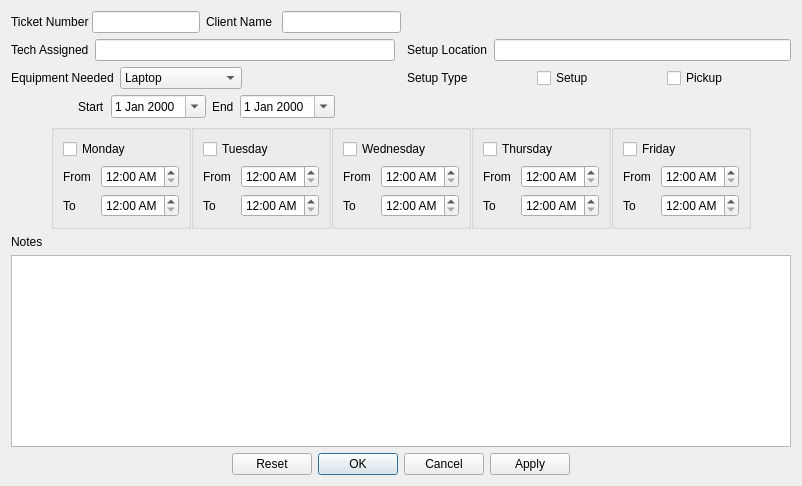
     <widget class="QWidget" name="weeklyInstanceBookings">
      <attribute name="title">
       <string>Weekly Bookings </string>
      </attribute>
      <layout class="QGridLayout" name="gridLayout">
       <item row="0" column="0" colspan="2">
        <layout class="QHBoxLayout" name="horizontalLayout_36">
         <item>
          <layout class="QHBoxLayout" name="horizontalLayout_17">
           <property name="spacing">
            <number>0</number>
           </property>
           <item>
            <widget class="QLabel" name="label_25">
             <property name="sizePolicy">
              <sizepolicy hsizetype="Fixed" vsizetype="Fixed">
               <horstretch>0</horstretch>
               <verstretch>0</verstretch>
              </sizepolicy>
             </property>
             <property name="text">
              <string>Ticket Number </string>
             </property>
            </widget>
           </item>
           <item>
            <widget class="QLineEdit" name="wb_ticketNumInput">
             <property name="sizePolicy">
              <sizepolicy hsizetype="Fixed" vsizetype="Fixed">
               <horstretch>0</horstretch>
               <verstretch>0</verstretch>
              </sizepolicy>
             </property>
            </widget>
           </item>
          </layout>
         </item>
         <item>
          <layout class="QHBoxLayout" name="horizontalLayout_19">
           <item>
            <widget class="QLabel" name="label_24">
             <property name="sizePolicy">
              <sizepolicy hsizetype="Fixed" vsizetype="Fixed">
               <horstretch>0</horstretch>
               <verstretch>0</verstretch>
              </sizepolicy>
             </property>
             <property name="text">
              <string>Client Name </string>
             </property>
            </widget>
           </item>
           <item>
            <widget class="QLineEdit" name="wb_clientNameInput">
             <property name="sizePolicy">
              <sizepolicy hsizetype="Expanding" vsizetype="Fixed">
               <horstretch>0</horstretch>
               <verstretch>0</verstretch>
              </sizepolicy>
             </property>
             <property name="cursor">
              <cursorShape>IBeamCursor</cursorShape>
             </property>
            </widget>
           </item>
          </layout>
         </item>
        </layout>
       </item>
       <item row="1" column="0">
        <layout class="QHBoxLayout" name="horizontalLayout_18">
         <item>
          <widget class="QLabel" name="label_36">
           <property name="text">
            <string>Tech Assigned</string>
           </property>
          </widget>
         </item>
         <item>
          <widget class="QLineEdit" name="wb_techAssignedInput"/>
         </item>
        </layout>
       </item>
       <item row="1" column="2">
        <layout class="QHBoxLayout" name="horizontalLayout_20">
         <item>
          <widget class="QLabel" name="label_52">
           <property name="text">
            <string>Setup Location</string>
           </property>
          </widget>
         </item>
         <item>
          <widget class="QLineEdit" name="wb_setupLocationInput">
           <property name="enabled">
            <bool>true</bool>
           </property>
           <property name="sizePolicy">
            <sizepolicy hsizetype="Expanding" vsizetype="Fixed">
             <horstretch>0</horstretch>
             <verstretch>0</verstretch>
            </sizepolicy>
           </property>
           <property name="focusPolicy">
            <enum>Qt::TabFocus</enum>
           </property>
          </widget>
         </item>
        </layout>
       </item>
       <item row="2" column="0" colspan="2">
        <layout class="QHBoxLayout" name="horizontalLayout_21">
         <item>
          <widget class="QLabel" name="label_68">
           <property name="sizePolicy">
            <sizepolicy hsizetype="Fixed" vsizetype="Fixed">
             <horstretch>0</horstretch>
             <verstretch>0</verstretch>
            </sizepolicy>
           </property>
           <property name="text">
            <string>Equipment Needed</string>
           </property>
          </widget>
         </item>
         <item>
          <widget class="QComboBox" name="wb_equipment">
           <property name="sizePolicy">
            <sizepolicy hsizetype="Fixed" vsizetype="Fixed">
             <horstretch>0</horstretch>
             <verstretch>0</verstretch>
            </sizepolicy>
           </property>
           <item>
            <property name="text">
             <string>Laptop</string>
            </property>
           </item>
           <item>
            <property name="text">
             <string>Projector</string>
            </property>
           </item>
           <item>
            <property name="text">
             <string>Screen</string>
            </property>
           </item>
           <item>
            <property name="text">
             <string>Speaker</string>
            </property>
           </item>
           <item>
            <property name="text">
             <string>Microphone(PC)</string>
            </property>
           </item>
           <item>
            <property name="text">
             <string>VGA Cable </string>
            </property>
           </item>
           <item>
            <property name="text">
             <string>Extension/Surge</string>
            </property>
           </item>
           <item>
            <property name="text">
             <string>DVD Player</string>
            </property>
           </item>
           <item>
            <property name="text">
             <string>VCR</string>
            </property>
           </item>
           <item>
            <property name="text">
             <string>21' Monitor</string>
            </property>
           </item>
           <item>
            <property name="text">
             <string>PA System</string>
            </property>
           </item>
           <item>
            <property name="text">
             <string>Video Recording</string>
            </property>
           </item>
           <item>
            <property name="text">
             <string>Doc Cam</string>
            </property>
           </item>
           <item>
            <property name="text">
             <string>Microphone (AV)</string>
            </property>
           </item>
           <item>
            <property name="text">
             <string>Plasma Screens</string>
            </property>
           </item>
           <item>
            <property name="text">
             <string>New Item</string>
            </property>
           </item>
          </widget>
         </item>
         <item>
          <spacer name="horizontalSpacer_6">
           <property name="orientation">
            <enum>Qt::Horizontal</enum>
           </property>
           <property name="sizeHint" stdset="0">
            <size>
             <width>40</width>
             <height>20</height>
            </size>
           </property>
          </spacer>
         </item>
        </layout>
       </item>
       <item row="2" column="2">
        <layout class="QHBoxLayout" name="horizontalLayout_23">
         <item>
          <widget class="QLabel" name="label_69">
           <property name="text">
            <string>Setup Type</string>
           </property>
          </widget>
         </item>
         <item>
          <widget class="QCheckBox" name="wb_setup">
           <property name="text">
            <string>Setup </string>
           </property>
          </widget>
         </item>
         <item>
          <widget class="QCheckBox" name="wb_pickup">
           <property name="text">
            <string>Pickup</string>
           </property>
          </widget>
         </item>
        </layout>
       </item>
       <item row="3" column="0" colspan="2">
        <layout class="QHBoxLayout" name="horizontalLayout_22" stretch="0,0,0,0,0,0">
         <property name="sizeConstraint">
          <enum>QLayout::SetDefaultConstraint</enum>
         </property>
         <item>
          <spacer name="horizontalSpacer_3">
           <property name="orientation">
            <enum>Qt::Horizontal</enum>
           </property>
           <property name="sizeHint" stdset="0">
            <size>
             <width>40</width>
             <height>20</height>
            </size>
           </property>
          </spacer>
         </item>
         <item>
          <widget class="QLabel" name="label_37">
           <property name="sizePolicy">
            <sizepolicy hsizetype="Fixed" vsizetype="Preferred">
             <horstretch>0</horstretch>
             <verstretch>0</verstretch>
            </sizepolicy>
           </property>
           <property name="text">
            <string>Start</string>
           </property>
          </widget>
         </item>
         <item>
          <widget class="QDateEdit" name="wb_dateStart">
           <property name="sizePolicy">
            <sizepolicy hsizetype="Fixed" vsizetype="Fixed">
             <horstretch>0</horstretch>
             <verstretch>0</verstretch>
            </sizepolicy>
           </property>
           <property name="calendarPopup">
            <bool>true</bool>
           </property>
          </widget>
         </item>
         <item>
          <widget class="QLabel" name="label_38">
           <property name="sizePolicy">
            <sizepolicy hsizetype="Fixed" vsizetype="Preferred">
             <horstretch>0</horstretch>
             <verstretch>0</verstretch>
            </sizepolicy>
           </property>
           <property name="text">
            <string>End</string>
           </property>
          </widget>
         </item>
         <item>
          <widget class="QDateEdit" name="wb_dateEnd">
           <property name="sizePolicy">
            <sizepolicy hsizetype="Fixed" vsizetype="Fixed">
             <horstretch>0</horstretch>
             <verstretch>0</verstretch>
            </sizepolicy>
           </property>
           <property name="calendarPopup">
            <bool>true</bool>
           </property>
          </widget>
         </item>
         <item>
          <spacer name="horizontalSpacer_5">
           <property name="orientation">
            <enum>Qt::Horizontal</enum>
           </property>
           <property name="sizeHint" stdset="0">
            <size>
             <width>40</width>
             <height>20</height>
            </size>
           </property>
          </spacer>
         </item>
        </layout>
       </item>
       <item row="4" column="0" colspan="3">
        <layout class="QHBoxLayout" name="horizontalLayout_24">
         <property name="spacing">
          <number>0</number>
         </property>
         <item>
          <spacer name="horizontalSpacer_7">
           <property name="orientation">
            <enum>Qt::Horizontal</enum>
           </property>
           <property name="sizeHint" stdset="0">
            <size>
             <width>40</width>
             <height>20</height>
            </size>
           </property>
          </spacer>
         </item>
         <item>
          <widget class="QGroupBox" name="groupBox_6">
           <property name="sizePolicy">
            <sizepolicy hsizetype="Fixed" vsizetype="Preferred">
             <horstretch>0</horstretch>
             <verstretch>0</verstretch>
            </sizepolicy>
           </property>
           <property name="title">
            <string/>
           </property>
           <layout class="QGridLayout" name="gridLayout_3">
            <item row="0" column="0" colspan="2">
             <widget class="QCheckBox" name="wb_monday">
              <property name="sizePolicy">
               <sizepolicy hsizetype="Fixed" vsizetype="Fixed">
                <horstretch>0</horstretch>
                <verstretch>0</verstretch>
               </sizepolicy>
              </property>
              <property name="text">
               <string>Monday</string>
              </property>
             </widget>
            </item>
            <item row="1" column="0">
             <widget class="QLabel" name="label_39">
              <property name="sizePolicy">
               <sizepolicy hsizetype="Fixed" vsizetype="Preferred">
                <horstretch>0</horstretch>
                <verstretch>0</verstretch>
               </sizepolicy>
              </property>
              <property name="text">
               <string>From </string>
              </property>
             </widget>
            </item>
            <item row="1" column="1">
             <widget class="QTimeEdit" name="wb_timeOutMonday">
              <property name="sizePolicy">
               <sizepolicy hsizetype="Fixed" vsizetype="Fixed">
                <horstretch>0</horstretch>
                <verstretch>0</verstretch>
               </sizepolicy>
              </property>
              <property name="displayFormat">
               <string>h:mm AP</string>
              </property>
             </widget>
            </item>
            <item row="2" column="0">
             <widget class="QLabel" name="label_40">
              <property name="sizePolicy">
               <sizepolicy hsizetype="Fixed" vsizetype="Preferred">
                <horstretch>0</horstretch>
                <verstretch>0</verstretch>
               </sizepolicy>
              </property>
              <property name="text">
               <string>To</string>
              </property>
             </widget>
            </item>
            <item row="2" column="1">
             <widget class="QTimeEdit" name="wb_timeInMonday">
              <property name="sizePolicy">
               <sizepolicy hsizetype="Fixed" vsizetype="Fixed">
                <horstretch>0</horstretch>
                <verstretch>0</verstretch>
               </sizepolicy>
              </property>
              <property name="displayFormat">
               <string>h:mm AP</string>
              </property>
             </widget>
            </item>
           </layout>
          </widget>
         </item>
         <item>
          <widget class="QGroupBox" name="groupBox_7">
           <property name="sizePolicy">
            <sizepolicy hsizetype="Fixed" vsizetype="Preferred">
             <horstretch>0</horstretch>
             <verstretch>0</verstretch>
            </sizepolicy>
           </property>
           <property name="title">
            <string/>
           </property>
           <layout class="QGridLayout" name="gridLayout_4">
            <item row="2" column="0">
             <widget class="QLabel" name="label_42">
              <property name="sizePolicy">
               <sizepolicy hsizetype="Fixed" vsizetype="Preferred">
                <horstretch>0</horstretch>
                <verstretch>0</verstretch>
               </sizepolicy>
              </property>
              <property name="text">
               <string>To</string>
              </property>
             </widget>
            </item>
            <item row="2" column="1">
             <widget class="QTimeEdit" name="wb_timeInTuesday">
              <property name="sizePolicy">
               <sizepolicy hsizetype="Fixed" vsizetype="Fixed">
                <horstretch>0</horstretch>
                <verstretch>0</verstretch>
               </sizepolicy>
              </property>
              <property name="displayFormat">
               <string>h:mm AP</string>
              </property>
             </widget>
            </item>
            <item row="1" column="1">
             <widget class="QTimeEdit" name="wb_timeOutTuesday">
              <property name="sizePolicy">
               <sizepolicy hsizetype="Fixed" vsizetype="Fixed">
                <horstretch>0</horstretch>
                <verstretch>0</verstretch>
               </sizepolicy>
              </property>
              <property name="displayFormat">
               <string>h:mm AP</string>
              </property>
             </widget>
            </item>
            <item row="1" column="0">
             <widget class="QLabel" name="label_41">
              <property name="sizePolicy">
               <sizepolicy hsizetype="Fixed" vsizetype="Preferred">
                <horstretch>0</horstretch>
                <verstretch>0</verstretch>
               </sizepolicy>
              </property>
              <property name="text">
               <string>From </string>
              </property>
             </widget>
            </item>
            <item row="0" column="0" colspan="2">
             <widget class="QCheckBox" name="wb_tuesday">
              <property name="sizePolicy">
               <sizepolicy hsizetype="Fixed" vsizetype="Fixed">
                <horstretch>0</horstretch>
                <verstretch>0</verstretch>
               </sizepolicy>
              </property>
              <property name="text">
               <string>Tuesday</string>
              </property>
             </widget>
            </item>
           </layout>
          </widget>
         </item>
         <item>
          <widget class="QGroupBox" name="groupBox_8">
           <property name="sizePolicy">
            <sizepolicy hsizetype="Fixed" vsizetype="Preferred">
             <horstretch>0</horstretch>
             <verstretch>0</verstretch>
            </sizepolicy>
           </property>
           <property name="title">
            <string/>
           </property>
           <layout class="QGridLayout" name="gridLayout_5">
            <item row="1" column="1">
             <widget class="QTimeEdit" name="wb_timeOutWednesday">
              <property name="sizePolicy">
               <sizepolicy hsizetype="Fixed" vsizetype="Fixed">
                <horstretch>0</horstretch>
                <verstretch>0</verstretch>
               </sizepolicy>
              </property>
              <property name="displayFormat">
               <string>h:mm AP</string>
              </property>
             </widget>
            </item>
            <item row="1" column="0">
             <widget class="QLabel" name="label_43">
              <property name="sizePolicy">
               <sizepolicy hsizetype="Fixed" vsizetype="Preferred">
                <horstretch>0</horstretch>
                <verstretch>0</verstretch>
               </sizepolicy>
              </property>
              <property name="text">
               <string>From </string>
              </property>
             </widget>
            </item>
            <item row="2" column="0">
             <widget class="QLabel" name="label_44">
              <property name="sizePolicy">
               <sizepolicy hsizetype="Fixed" vsizetype="Preferred">
                <horstretch>0</horstretch>
                <verstretch>0</verstretch>
               </sizepolicy>
              </property>
              <property name="text">
               <string>To</string>
              </property>
             </widget>
            </item>
            <item row="2" column="1">
             <widget class="QTimeEdit" name="wb_timeInWednesday">
              <property name="sizePolicy">
               <sizepolicy hsizetype="Fixed" vsizetype="Fixed">
                <horstretch>0</horstretch>
                <verstretch>0</verstretch>
               </sizepolicy>
              </property>
              <property name="displayFormat">
               <string>h:mm AP</string>
              </property>
             </widget>
            </item>
            <item row="0" column="0" colspan="2">
             <widget class="QCheckBox" name="wb_wednesday">
              <property name="sizePolicy">
               <sizepolicy hsizetype="Fixed" vsizetype="Fixed">
                <horstretch>0</horstretch>
                <verstretch>0</verstretch>
               </sizepolicy>
              </property>
              <property name="text">
               <string>Wednesday</string>
              </property>
             </widget>
            </item>
           </layout>
          </widget>
         </item>
         <item>
          <widget class="QGroupBox" name="groupBox_9">
           <property name="sizePolicy">
            <sizepolicy hsizetype="Fixed" vsizetype="Preferred">
             <horstretch>0</horstretch>
             <verstretch>0</verstretch>
            </sizepolicy>
           </property>
           <property name="title">
            <string/>
           </property>
           <layout class="QGridLayout" name="gridLayout_6">
            <item row="0" column="0" colspan="2">
             <widget class="QCheckBox" name="wb_thursday">
              <property name="sizePolicy">
               <sizepolicy hsizetype="Fixed" vsizetype="Fixed">
                <horstretch>0</horstretch>
                <verstretch>0</verstretch>
               </sizepolicy>
              </property>
              <property name="text">
               <string>Thursday</string>
              </property>
             </widget>
            </item>
            <item row="1" column="0">
             <widget class="QLabel" name="label_45">
              <property name="sizePolicy">
               <sizepolicy hsizetype="Fixed" vsizetype="Preferred">
                <horstretch>0</horstretch>
                <verstretch>0</verstretch>
               </sizepolicy>
              </property>
              <property name="text">
               <string>From </string>
              </property>
             </widget>
            </item>
            <item row="1" column="1">
             <widget class="QTimeEdit" name="wb_timeOutThursday">
              <property name="sizePolicy">
               <sizepolicy hsizetype="Fixed" vsizetype="Fixed">
                <horstretch>0</horstretch>
                <verstretch>0</verstretch>
               </sizepolicy>
              </property>
              <property name="displayFormat">
               <string>h:mm AP</string>
              </property>
             </widget>
            </item>
            <item row="2" column="0">
             <widget class="QLabel" name="label_46">
              <property name="sizePolicy">
               <sizepolicy hsizetype="Fixed" vsizetype="Preferred">
                <horstretch>0</horstretch>
                <verstretch>0</verstretch>
               </sizepolicy>
              </property>
              <property name="text">
               <string>To</string>
              </property>
             </widget>
            </item>
            <item row="2" column="1">
             <widget class="QTimeEdit" name="wb_timeInThursday">
              <property name="sizePolicy">
               <sizepolicy hsizetype="Fixed" vsizetype="Fixed">
                <horstretch>0</horstretch>
                <verstretch>0</verstretch>
               </sizepolicy>
              </property>
              <property name="displayFormat">
               <string>h:mm AP</string>
              </property>
             </widget>
            </item>
           </layout>
          </widget>
         </item>
         <item>
          <widget class="QGroupBox" name="groupBox_10">
           <property name="sizePolicy">
            <sizepolicy hsizetype="Fixed" vsizetype="Preferred">
             <horstretch>0</horstretch>
             <verstretch>0</verstretch>
            </sizepolicy>
           </property>
           <property name="title">
            <string/>
           </property>
           <layout class="QGridLayout" name="gridLayout_7">
            <item row="0" column="0" colspan="2">
             <widget class="QCheckBox" name="wb_friday">
              <property name="sizePolicy">
               <sizepolicy hsizetype="Fixed" vsizetype="Fixed">
                <horstretch>0</horstretch>
                <verstretch>0</verstretch>
               </sizepolicy>
              </property>
              <property name="text">
               <string>Friday</string>
              </property>
             </widget>
            </item>
            <item row="1" column="0">
             <widget class="QLabel" name="label_47">
              <property name="sizePolicy">
               <sizepolicy hsizetype="Fixed" vsizetype="Preferred">
                <horstretch>0</horstretch>
                <verstretch>0</verstretch>
               </sizepolicy>
              </property>
              <property name="text">
               <string>From </string>
              </property>
             </widget>
            </item>
            <item row="1" column="1">
             <widget class="QTimeEdit" name="wb_timeOutFriday">
              <property name="sizePolicy">
               <sizepolicy hsizetype="Fixed" vsizetype="Fixed">
                <horstretch>0</horstretch>
                <verstretch>0</verstretch>
               </sizepolicy>
              </property>
              <property name="displayFormat">
               <string>h:mm AP</string>
              </property>
             </widget>
            </item>
            <item row="2" column="0">
             <widget class="QLabel" name="label_48">
              <property name="sizePolicy">
               <sizepolicy hsizetype="Fixed" vsizetype="Preferred">
                <horstretch>0</horstretch>
                <verstretch>0</verstretch>
               </sizepolicy>
              </property>
              <property name="text">
               <string>To</string>
              </property>
             </widget>
            </item>
            <item row="2" column="1">
             <widget class="QTimeEdit" name="wb_timeInFriday">
              <property name="sizePolicy">
               <sizepolicy hsizetype="Fixed" vsizetype="Fixed">
                <horstretch>0</horstretch>
                <verstretch>0</verstretch>
               </sizepolicy>
              </property>
              <property name="displayFormat">
               <string>h:mm AP</string>
              </property>
             </widget>
            </item>
           </layout>
          </widget>
         </item>
         <item>
          <spacer name="horizontalSpacer_9">
           <property name="orientation">
            <enum>Qt::Horizontal</enum>
           </property>
           <property name="sizeHint" stdset="0">
            <size>
             <width>40</width>
             <height>20</height>
            </size>
           </property>
          </spacer>
         </item>
        </layout>
       </item>
       <item row="5" column="0" colspan="3">
        <layout class="QVBoxLayout" name="verticalLayout_7">
         <item>
          <widget class="QLabel" name="label_57">
           <property name="text">
            <string>Notes</string>
           </property>
          </widget>
         </item>
         <item>
          <widget class="QTextEdit" name="wb_notes">
           <property name="sizePolicy">
            <sizepolicy hsizetype="Expanding" vsizetype="Expanding">
             <horstretch>0</horstretch>
             <verstretch>0</verstretch>
            </sizepolicy>
           </property>
           <property name="focusPolicy">
            <enum>Qt::TabFocus</enum>
           </property>
          </widget>
         </item>
        </layout>
       </item>
       <item row="6" column="0" colspan="3">
        <widget class="QDialogButtonBox" name="wb_buttonBox">
         <property name="orientation">
          <enum>Qt::Horizontal</enum>
         </property>
         <property name="standardButtons">
          <set>QDialogButtonBox::Apply|QDialogButtonBox::Cancel|QDialogButtonBox::Ok|QDialogButtonBox::Reset</set>
         </property>
         <property name="centerButtons">
          <bool>true</bool>
         </property>
        </widget>
       </item>
      </layout>
     </widget>
